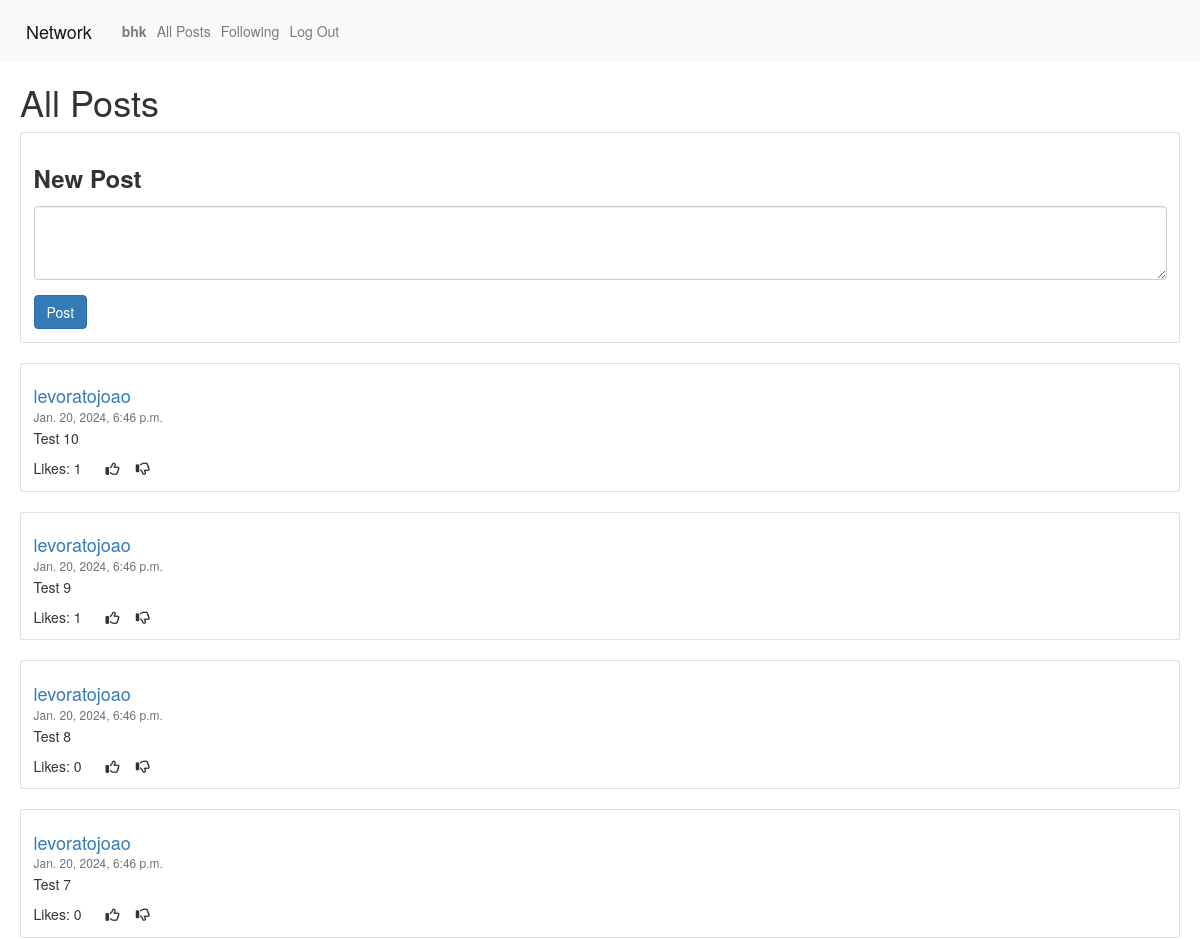
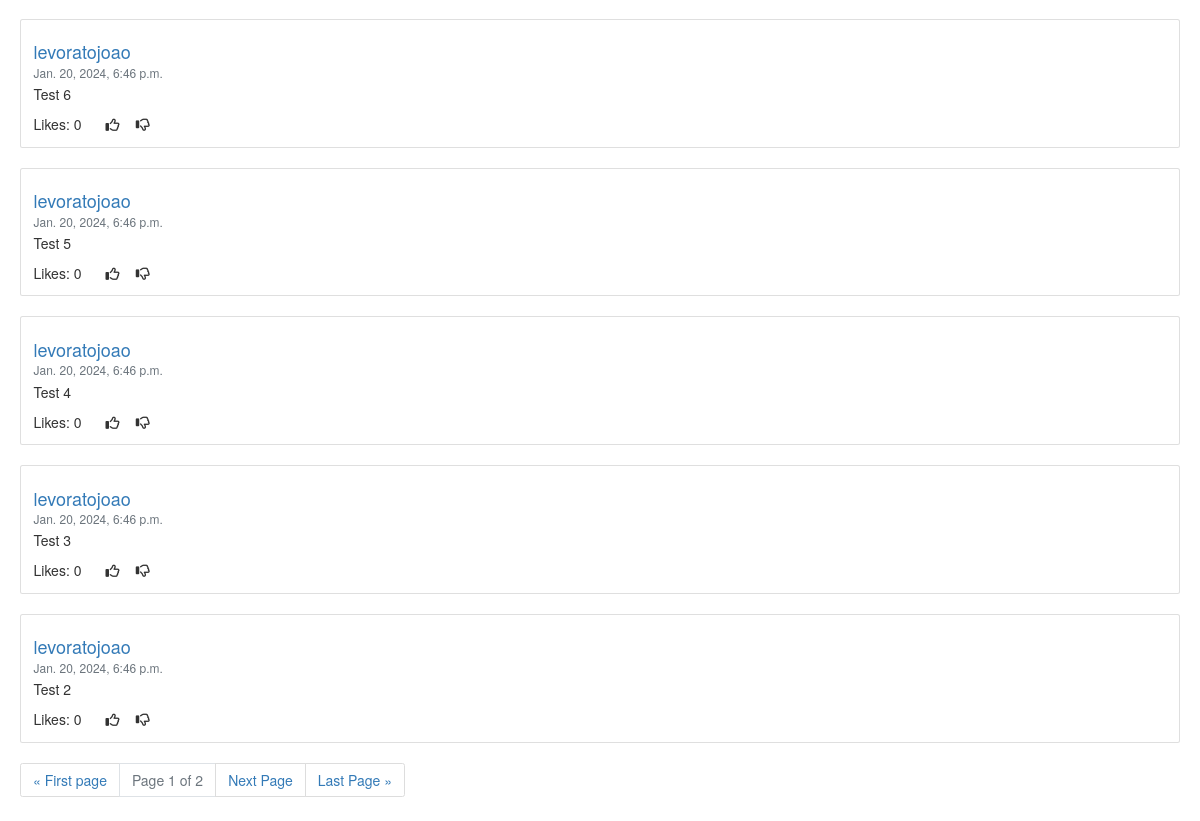
Screenshot of /levoratojoao/following (signed in) with the database file from the repository (2 pictures, top to bottom).
### network/models.py (models this page shows, shortened)
class User(AbstractUser):
    pass

class Posts(models.Model):
    poster = models.ForeignKey(User, on_delete=models.CASCADE, blank=True, related_name="poster")
    content = models.TextField(max_length=500)
    creationDate = models.DateTimeField(auto_now_add=True, null=True, blank=True)
    likes = models.ManyToManyField(User, blank=True, null=True, related_name="likes")

### network/views.py (the view)
# urls.py: path("<str:user_name>/following", views.following_view, name="following"),
@login_required
def following_view(request, user_name):
    following = Followers.objects.filter(following=request.user)
    posts = Posts.objects.order_by("-creationDate").all()
    paginator = Paginator(posts, 10)
    page_number = request.GET.get("page", 1)
    page_obj = paginator.get_page(page_number)
    return render(request, "network/following.html", {
        "following": following,
        "posts": page_obj
    })

### network/templates/network/following.html (shortened to what this page needs)
{% extends 'network/layout.html' %}
{% load static %}
{% block body %}
<h1 style="margin-left: 20px;">All Posts</h1>
    {% if user.is_authenticated %}
        <div class="posts" style="margin-left: 20px; margin-right: 20px;">
            <div class="card">
                <div class="card-body">
                    <form action="{% url 'create' %}" method="post">
                        <div class="form-group" id="createPost-form">
                            <h3><label for="new-post">New Post</label></h3>
                            <textarea class="form-control" id="new-post" name="content" rows="3"></textarea>
                        </div>
                        <input class="btn btn-primary" type="submit" id="post-button" value="Post">
                    </form>
                </div>
            </div>
        </div>
    {% endif %}
    <div id="posts" style="margin-left: 20px; margin-right: 20px;">
        {% for follow in following %}
            {% for post in posts %}
                {% if post.poster.username == follow.follower.username %}
                <br>
                <div class="card">
                    <div class="card-body">
                        <a id="profile" href="{% url 'profile' post.poster.username %}" class="card-link"><h4 class="card-title">{{ post.poster }}</h4></a>
                        <h6 class="card-subtitle mb-2 text-muted">{{ post.creationDate }}</h6>
                        <p class="card-text" id="post_{{ post.id }}_content">{{ post.content }}</p>
                        <a class="card-text" id="post_{{ post.id }}_likes">Likes: {{ post.likes.count }}</a>
                        {% if user.is_authenticated %}
                            <button style="margin-left: 20px; padding: 0; border: none; background: none;" class="card-link" onclick="likeHandler({{ post.id }}, 1)"><i class="fa-regular fa-thumbs-up"></i></button>
                            <button style="padding: 0; border: none; background: none;" class="card-link" onclick="likeHandler({{ post.id }}, -1)"><i class="fa-regular fa-thumbs-down"></i></i></button>
                        {% endif %}
                    </div>
                </div>
                {% endif %}
            {% endfor %}
        {% endfor %}
    </div>
    <div id="pag-div" style="margin-left: 20px;">
        <nav aria-label="Page navigation example">
            <ul class="pagination justify-content-end">
                <li class="page-item"><a class="page-link" href="?page=1">&laquo; First page</a></li>
                <li class="page-item disabled"><a class="page-link">Page {{ posts.number }} of {{ posts.paginator.num_pages }}</a></li>
                {% if posts.has_next %}
                    <li class="page-item"><a class="page-link" href="?page={{ posts.next_page_number }}">Next Page</a></li>
                {% endif %}
                <li class="page-item"><a class="page-link" href="?page={{ posts.paginator.num_pages }}">Last Page &raquo;</a></li>
            </ul>
        </nav>
    </div>
{% endblock %}

### network/templates/network/layout.html (shortened to what this page needs)
{% load static %}
<!DOCTYPE html>
<html lang="en">
    <head>
        <link rel="stylesheet" href="https://stackpath.bootstrapcdn.com/bootstrap/4.4.1/css/bootstrap.min.css">
        <link href="{% static 'network/styles.css' %}" rel="stylesheet">
        <link rel="stylesheet" href="https://maxcdn.bootstrapcdn.com/bootstrap/3.4.1/css/bootstrap.min.css">
    </head>
    <body>
        <nav class="navbar navbar-expand-lg navbar-light bg-light">
            <a class="navbar-brand" href="{% url 'index' %}">Network</a>
            <div>
              <ul class="navbar-nav mr-auto">
                {% if user.is_authenticated %}
                    <li class="nav-item">
                        <a class="nav-link" href="{% url 'profile' user.username %}"><strong>{{ user.username }}</strong></a>
                    </li>
                {% endif %}
                <li class="nav-item">
                  <a class="nav-link" href="{% url 'index' %}">All Posts</a>
                </li>
                {% if user.is_authenticated %}
                    <li class="nav-item">
                        <a class="nav-link" href="{% url 'following' user.username %}">Following</a>
                    </li>
                    <li class="nav-item">
                        <a class="nav-link" href="{% url 'logout' %}">Log Out</a>
                    </li>
                {% endif %}
              </ul>
            </div>
          </nav>
        <div class="body">
            {% block body %}
            {% endblock %}
        </div>
    </body>
</html>

### network/static/network/styles.css (style rules this page uses)
#posts { margin-left: 20px; margin-right: 20px; }
#pag-div { margin-left: 20px; }

### rows the page displays
User: username "bhk"
Posts: poster "levoratojoao", creationDate "Jan. 20, 2024, 6:46 p.m.", content "Test 10", likes.count "1"
Posts: poster "levoratojoao", creationDate "Jan. 20, 2024, 6:46 p.m.", content "Test 9", likes.count "1"
Posts: poster "levoratojoao", creationDate "Jan. 20, 2024, 6:46 p.m.", content "Test 8", likes.count "0"
Posts: poster "levoratojoao", creationDate "Jan. 20, 2024, 6:46 p.m.", content "Test 7", likes.count "0"
Posts: poster "levoratojoao", creationDate "Jan. 20, 2024, 6:46 p.m.", content "Test 6", likes.count "0"
Posts: poster "levoratojoao", creationDate "Jan. 20, 2024, 6:46 p.m.", content "Test 5", likes.count "0"
Posts: poster "levoratojoao", creationDate "Jan. 20, 2024, 6:46 p.m.", content "Test 4", likes.count "0"
Posts: poster "levoratojoao", creationDate "Jan. 20, 2024, 6:46 p.m.", content "Test 3", likes.count "0"
Posts: poster "levoratojoao", creationDate "Jan. 20, 2024, 6:46 p.m.", content "Test 2", likes.count "0"

### other values shown
{{ posts.number }} "1"
{{ posts.paginator.num_pages }} "2"
